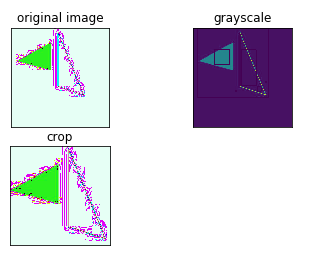
#> input picture Simple_Shapes_CNN/imperfect_image.png, 315 x 255 px
$ python -i cnn_sobel_main.py   (imports and definitions only)   (older library calls are emulated)
#> lines starting #> are read from the running program, lines starting #| are printed output that depends on the picture; after the words box and inside, x2 and y2 are one past the last pixel; in counts of white or black regions, pixels touching at a corner belong together
#> further down, picture is the input picture: shape (255, 315, 3); mean B, G, R 225, 217.2, 218
"""
Created on Sun Nov 12 18:41:03 2017
Program finds contours by using the sobel algorithm. After finding
the countours, rectangular boundaries are drawn around it. The
locations of the rectangles are in (x,y) coordinates where the cropped
version will be from the top left corner (smallest_x, smallest_y)
and the bottom right opposite corner (largest_x, largest y). get_edges
creates a copy of the image that needs to be in grayscale for the
sobel algorithm. After the boundary is found, cropping of the original
image will be done through array slicing. This python 2 program will be
implemented in the main cnn loader file, which will be incorporated with
the cropping of images as a function. The cnn will see the images cropped
and will not see the original image.
Nov 16: If offset is 50 or greater, the offset extends the original image when
pasted on the background (ValueError: tile cannot extend outside image)
Need to convert np.array16 to np.array32 since cv2 doesn't support np.array16.

@author: maggie
"""
from __future__ import print_function
import cv2
import numpy as np
from tensorflow.python.lib.io import file_io
import joblib
import argparse
from PIL import Image
from datetime import datetime
import scipy.misc

"""to run code locally:
   python cnn_sobel_py2.py --job-dir ./ --train-file random_shapes_test.pkl
"""

"""code to get boundaries of contour shapes and crops the images based on the
location of the rectangular boundaries"""
def get_edges(image_array):
    # needed for cv2 to read the image in the proper color format
    new_image_converted = image_array.astype(np.float32)
    original_img = cv2.cvtColor(new_image_converted, cv2.COLOR_BGR2RGB)

    # requires the image to be in grayscale:
    grayscale = cv2.cvtColor(original_img, cv2.COLOR_BGR2GRAY)

    # Gaussian to remove noise from
    img = cv2.GaussianBlur(grayscale,(3,3),0)
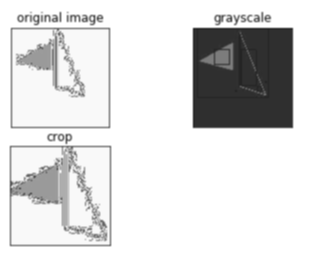
#> img: shape (255, 315) float32; min 30.52, max 255, mean 219.6
    # Edge Detection Filter: use sobel algorithm to detect contours
    sobelx = cv2.Sobel(img,cv2.CV_64F,1,0,ksize=5)
    sobely = cv2.Sobel(img,cv2.CV_64F,0,1,ksize=5)
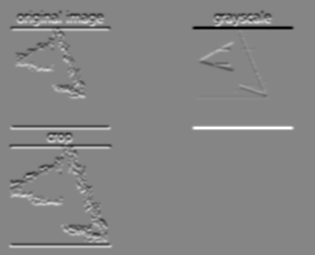
#> sobely: shape (255, 315) float64; min -9185, max 8317, mean 0; drawn with min black and max white
    gradient_x = cv2.convertScaleAbs(sobelx)
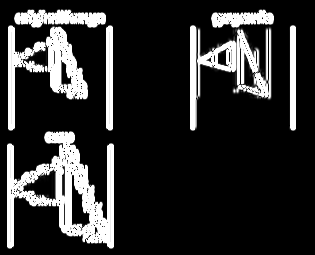
#> gradient_x: shape (255, 315); min 0, max 255, mean 45
    gradient_y = cv2.convertScaleAbs(sobely)
    # combine two sobel gradients
    gradient_t = cv2.addWeighted(gradient_x, 0.5, gradient_y, 0.5, 0)
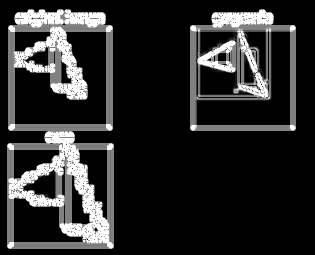
#> gradient_t: shape (255, 315); min 0, max 255, mean 42.7

    # Threshold filter
    # create threshold to separate edges from background
    # retval, thresh_gray = cv2.threshold(grayscale, thresh=127,
                                         # maxval=255, type=cv2.THRESH_BINARY)
    im2, contours, hierarchy = cv2.findContours(gradient_t,
                                                cv2.RETR_TREE,
                                                cv2.CHAIN_APPROX_SIMPLE)
#> contours = 28 contours, 6 with area under 20; largest, box (x1, y1, x2, y2) and area: (7, 9, 114, 249) 23706, (190, 9, 296, 131) 11854, (14, 31, 107, 125) 5368, (196, 31, 290, 125) 3472, (13, 198, 83, 243) 1927
    #cv2.drawContours(gradient_t, contours, 0, (0, 0, 255), 2)
    print("contours:", contours)
#> (printed output is left out)
    # with each contour, find 2 sets of coordinates to draw bounding rectangle
    # need to do list allocation here
    edge_list_x = []
    edge_list_y = []
    for c in contours:
        x, y, width, height = cv2.boundingRect(c)
        # draw bounding rectangles around contours
        cv2.rectangle(grayscale, (x,y), (x+width, y+height), (0,255,0), 2)
        edge_list_x.append(x)
        edge_list_y.append(y)
        edge_list_x.append(x+width)
        edge_list_y.append(y+height)
#> this loop made 28 passes
#> (x, y, width, height) on passes 1, 2, 3, 4, 5, 6, 8, 9, 10, 11, 12, 13: (190, 9, 106, 122), (200, 96, 50, 3), (196, 67, 3, 28), (200, 66, 33, 29), (244, 62, 10, 21), (217, 54, 10, 8), (196, 31, 94, 94), (267, 31, 3, 48), (248, 31, 18, 38), (200, 31, 33, 22), (196, 31, 3, 21), (7, 9, 107, 240)
#> (c, x, y, width, height) on passes 7, 16, 17, 21: ([[255, 53], [256, 52], [257, 53], [256, 54]], 255, 52, 3, 3), ([[52, 196], [53, 195], [54, 196], [53, 197]], 52, 195, 3, 3), ([[30, 189], [31, 188], [32, 189], [31, 190]], 30, 188, 3, 3), ([[50, 174], [51, 173], [52, 174], [51, 175]], 50, 173, 3, 3)
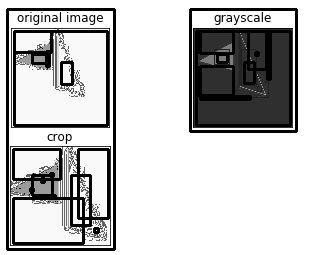
#> grayscale: shape (255, 315) float32; min 0, max 255, mean 195.5
#> after the loop, edge_list_x = 56 values, max 296 at index 1, min 7 at index 24, mean 131.2; edge_list_y = 56 values, max 249 at index 25, min 9 at index 0, mean 112.2

    smallest_x = min(edge_list_x)
#> smallest_x = 7
    smallest_y = min (edge_list_y)
#> smallest_y = 9
    largest_x = max(edge_list_x)
#> largest_x = 296
    largest_y = max(edge_list_y)
#> largest_y = 249

    # draws physical rectangle to be cropped
    # cv2.rectangle(grayscale, (smallest_x, smallest_y),
    #             (largest_x, largest_y), (0,255,0), 2)
    offset = 10
    crop_original_image = image_array[smallest_y:largest_y + offset,
                                      smallest_x:largest_x + offset]
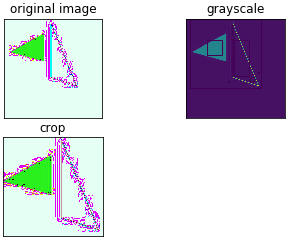
#> crop_original_image: shape (246, 299, 3); mean B, G, R 222.2, 213.8, 214.6
    width, height = crop_original_image.shape[0], crop_original_image.shape[1]
#> width = 246; height = 299
    print (crop_original_image.shape)

    # [13 lines of commented-out code are left out]
    pasted_crop = Image.new("RGB", (300, 300), color = "white")
#> pasted_crop: PIL image 300x300 RGB; every value is 255
    # creating an image from a PIL numpy array
    new_image = Image.fromarray(np.uint8(crop_original_image))
    pasted_crop.paste(new_image, (0, 0, height, width))
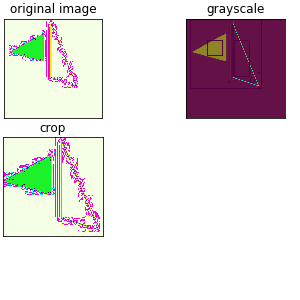
#> pasted_crop: PIL image 300x300 RGB; mean R, G, B 228.2, 221.3, 221.9

    # convert back to numpy array
    pasted_crop = np.array(pasted_crop, np.float16)
#> pasted_crop: shape (300, 300, 3) float16

    return pasted_crop


def train_model(train_file = 'random_shapes_test.pkl',
                job_dir = './',
                **args):
     # set the loggining path for ML Engine logging to storage bucket
    logs_path = job_dir + '/logs/' + datetime.now().isoformat()
    print('Using logs_path located at {}'.format(logs_path))

    with file_io.FileIO(train_file , mode='r') as f:
        # joblib loads compressed files consistenting of large datasets
        # efficiently.
        save = joblib.load(f)
        train_shape_dataset = save['train_shape_dataset']
        #train_y_dataset = save['train_y_dataset']
        #validate_shape_dataset = save['validate_shape_dataset']
        #validate_y_dataset = save['validate_y_dataset']
        del save  # hint to help gc free up memory

    name = []
    num_files = 1600
    for i in range(num_files):
        name.append("test/crop_" + str(i) + ".jpg")

    for x in range(num_files):
        scipy.misc.imsave(name[x], get_edges(train_shape_dataset[x]))


# [10 lines not run here, left out]


>>> import cv2
>>> picture = cv2.imread('imperfect_image.png')
>>> result = get_edges(picture)
